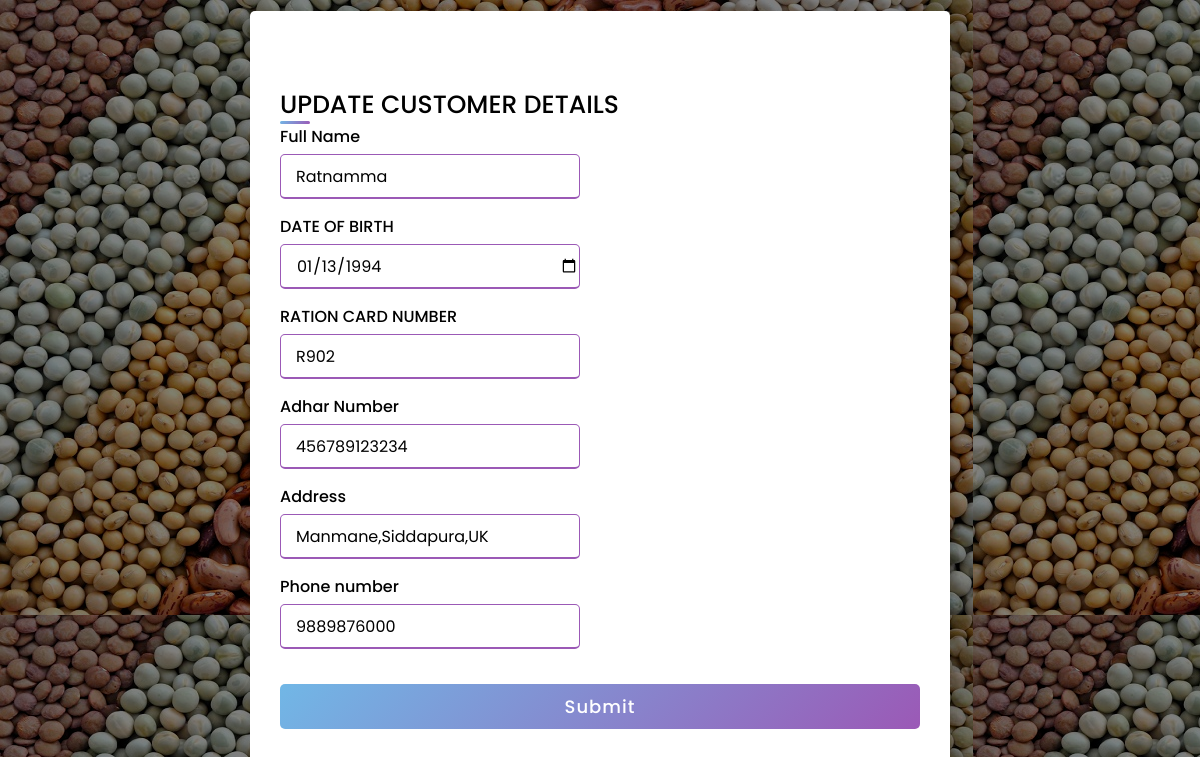
Page /updated.php?SN=8 on the committed database.
### tables this page shows
CREATE TABLE `customer` (
  `SN` int(11) NOT NULL,
  `FULL_NAME` varchar(255) NOT NULL,
  `DATE_OF_BIRTH` date NOT NULL,
  `RATION_CARD_NO` varchar(20) NOT NULL,
  `ADHAR_NUMBER` varchar(30) NOT NULL,
  `ADDRESS` varchar(255) NOT NULL,
  `PHONE_NUMBER` varchar(10) NOT NULL,
  `PASSWORD` varchar(30) NOT NULL
);

### updated.php (the view, shortened to what this page needs)
<?php
require 'connection.php';
$SN=$_GET['SN'];
  $query= "SELECT * FROM customer WHERE SN='$SN'";
  $result = mysqli_query($conn, $query);
   $data = mysqli_fetch_assoc($result);
?>
<!DOCTYPE html>
<html lang="en" dir="ltr">
  <head>
    <link rel="stylesheet" href="styleforreg.css">
   </head>
<body>
  <div class="container">
    <form action="#" method="POST">
      <br>
      <br>
    <div class="title">UPDATE CUSTOMER DETAILS</div>
    <div class="content">
        <div class="user-details">
          <div class="input-box">
            <span class="details">Full Name</span>
            <input type="text" value="<?php echo $data['FULL_NAME']; ?>" name="fname" required>
          </div>
          <div class="input-box">
            <span class="details">DATE OF BIRTH</span>
            <input type="date" value="<?php echo $data['DATE_OF_BIRTH']; ?>" name="bdate" required>
          </div>
          <div class="input-box">
            <span class="details">RATION CARD NUMBER</span>
            <input type="text" value="<?php echo $data['RATION_CARD_NO']; ?>" name="rcard" required>
          </div>
          <div class="input-box">
            <span class="details">Adhar Number</span>
            <input type="text" value="<?php echo $data['ADHAR_NUMBER']; ?>" name="adhar" required>
          </div>
          <div class="input-box">
            <span class="details">Address</span>
            <input type="text" value="<?php echo $data['ADDRESS']; ?> " name="addr" required>
          </div>
          <div class="input-box">
            <span class="details">Phone number</span>
            <input type="text" value="<?php echo $data['PHONE_NUMBER']; ?>" name="phone" required>
          </div>
        <div class="button">
          <input type="submit"  name="submit">
        </div>
    </div>
    </form>
  </div>
</body>
</html>

### styleforreg.css (style rules this page uses)
* { margin: 0; padding: 0; box-sizing: border-box; font-family: 'Poppins',sans-serif; }
body { height: 100vh; display: flex; justify-content: center; align-items: center; padding: 10px; background: linear-gradient(to top, rgba(0,0,0,0.5)50%,rgba(0,0,0,0.5)50%), url(SIDE-IMAGE-190507130828832.jpg); }
.container { max-width: 700px; width: 100%; background-color: #fff; padding: 25px 30px; border-radius: 5px; box-shadow: 0 5px 10px rgba(0,0,0,0.15); }
.container .title { font-size: 25px; font-weight: 500; position: relative; }
.container .title::before { content: ""; position: absolute; left: 0; bottom: 0; height: 3px; width: 30px; border-radius: 5px; background: linear-gradient(135deg, #71b7e6, #9b59b6); }
form .user-details .input-box { margin-bottom: 15px; width: calc(100% / 2 - 20px); }
form .input-box span.details { display: block; font-weight: 500; margin-bottom: 5px; }
.user-details .input-box input { height: 45px; width: 100%; outline: none; font-size: 16px; border-radius: 5px; padding-left: 15px; border: 1px solid #ccc; border-bottom-width: 2px; transition: all 0.3s ease; }
.user-details .input-box input:focus, .user-details .input-box input:valid { border-color: #9b59b6; }
form .button { height: 45px; margin: 35px 0 }
form .button input { height: 100%; width: 100%; border-radius: 5px; border: none; color: #fff; font-size: 18px; font-weight: 500; letter-spacing: 1px; cursor: pointer; transition: all 0.3s ease; background: linear-gradient(135deg, #71b7e6, #9b59b6); }

### rows in the picture
customer: fname "Ratnamma", bdate "01/13/1994", rcard "R902", adhar "456789123234", addr "Manmane,Siddapura,UK", phone "9889876000"
